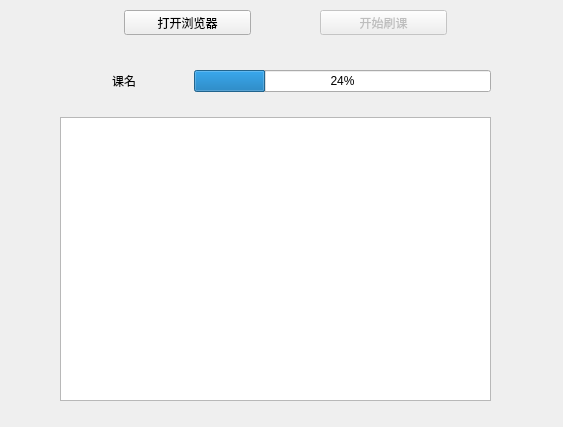
<?xml version="1.0" encoding="UTF-8"?>
<ui version="4.0">
 <class>MainWindow</class>
 <widget class="QMainWindow" name="MainWindow">
  <property name="geometry">
   <rect>
    <x>0</x>
    <y>0</y>
    <width>563</width>
    <height>427</height>
   </rect>
  </property>
  <property name="windowTitle">
   <string>智慧树刷课系统V1.0</string>
  </property>
  <property name="windowIcon">
   <iconset>
    <normaloff>icon.ico</normaloff>icon.ico</iconset>
  </property>
  <widget class="QWidget" name="centralwidget">
   <widget class="QWidget" name="layoutWidget">
    <property name="geometry">
     <rect>
      <x>60</x>
      <y>10</y>
      <width>451</width>
      <height>25</height>
     </rect>
    </property>
    <layout class="QHBoxLayout" name="horizontalLayout" stretch="1,2,1,2,1">
     <item>
      <spacer name="horizontalSpacer_2">
       <property name="orientation">
        <enum>Qt::Horizontal</enum>
       </property>
       <property name="sizeHint" stdset="0">
        <size>
         <width>40</width>
         <height>20</height>
        </size>
       </property>
      </spacer>
     </item>
     <item>
      <widget class="QPushButton" name="pushButton_open">
       <property name="text">
        <string>打开浏览器</string>
       </property>
      </widget>
     </item>
     <item>
      <spacer name="horizontalSpacer">
       <property name="orientation">
        <enum>Qt::Horizontal</enum>
       </property>
       <property name="sizeHint" stdset="0">
        <size>
         <width>40</width>
         <height>20</height>
        </size>
       </property>
      </spacer>
     </item>
     <item>
      <widget class="QPushButton" name="pushButton_start">
       <property name="enabled">
        <bool>false</bool>
       </property>
       <property name="text">
        <string>开始刷课</string>
       </property>
      </widget>
     </item>
     <item>
      <spacer name="horizontalSpacer_3">
       <property name="orientation">
        <enum>Qt::Horizontal</enum>
       </property>
       <property name="sizeHint" stdset="0">
        <size>
         <width>40</width>
         <height>20</height>
        </size>
       </property>
      </spacer>
     </item>
    </layout>
   </widget>
   <widget class="QWidget" name="layoutWidget">
    <property name="geometry">
     <rect>
      <x>60</x>
      <y>70</y>
      <width>431</width>
      <height>331</height>
     </rect>
    </property>
    <layout class="QVBoxLayout" name="verticalLayout" stretch="1,1,15">
     <item>
      <layout class="QHBoxLayout" name="horizontalLayout_2" stretch="3,7">
       <item>
        <widget class="QLabel" name="label">
         <property name="text">
          <string>课名</string>
         </property>
         <property name="alignment">
          <set>Qt::AlignCenter</set>
         </property>
        </widget>
       </item>
       <item>
        <widget class="QProgressBar" name="progressBar">
         <property name="value">
          <number>24</number>
         </property>
        </widget>
       </item>
      </layout>
     </item>
     <item>
      <spacer name="verticalSpacer">
       <property name="orientation">
        <enum>Qt::Vertical</enum>
       </property>
       <property name="sizeHint" stdset="0">
        <size>
         <width>20</width>
         <height>40</height>
        </size>
       </property>
      </spacer>
     </item>
     <item>
      <widget class="QTextBrowser" name="textBrowser">
       <property name="html">
        <string>&lt;!DOCTYPE HTML PUBLIC &quot;-//W3C//DTD HTML 4.0//EN&quot; &quot;http://www.w3.org/TR/REC-html40/strict.dtd&quot;&gt;
&lt;html&gt;&lt;head&gt;&lt;meta name=&quot;qrichtext&quot; content=&quot;1&quot; /&gt;&lt;style type=&quot;text/css&quot;&gt;
p, li { white-space: pre-wrap; }
&lt;/style&gt;&lt;/head&gt;&lt;body style=&quot; font-family:'SimSun'; font-size:9pt; font-weight:400; font-style:normal;&quot;&gt;
&lt;p style=&quot;-qt-paragraph-type:empty; margin-top:0px; margin-bottom:0px; margin-left:0px; margin-right:0px; -qt-block-indent:0; text-indent:0px;&quot;&gt;&lt;br /&gt;&lt;/p&gt;&lt;/body&gt;&lt;/html&gt;</string>
       </property>
      </widget>
     </item>
    </layout>
   </widget>
  </widget>
 </widget>
 <resources/>
 <connections/>
</ui>
